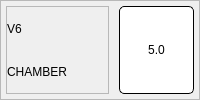
                       <widget class="QFrame" name="frame_91">
                        <property name="frameShape">
                         <enum>QFrame::StyledPanel</enum>
                        </property>
                        <property name="frameShadow">
                         <enum>QFrame::Raised</enum>
                        </property>
                        <layout class="QHBoxLayout" name="horizontalLayout_43" stretch="4,1">
                         <property name="spacing">
                          <number>10</number>
                         </property>
                         <property name="leftMargin">
                          <number>5</number>
                         </property>
                         <property name="topMargin">
                          <number>5</number>
                         </property>
                         <property name="rightMargin">
                          <number>5</number>
                         </property>
                         <property name="bottomMargin">
                          <number>5</number>
                         </property>
                         <item>
                          <widget class="QFrame" name="frame_92">
                           <property name="frameShape">
                            <enum>QFrame::StyledPanel</enum>
                           </property>
                           <property name="frameShadow">
                            <enum>QFrame::Raised</enum>
                           </property>
                           <layout class="QVBoxLayout" name="verticalLayout_62">
                            <property name="spacing">
                             <number>0</number>
                            </property>
                            <property name="leftMargin">
                             <number>0</number>
                            </property>
                            <property name="topMargin">
                             <number>0</number>
                            </property>
                            <property name="rightMargin">
                             <number>0</number>
                            </property>
                            <property name="bottomMargin">
                             <number>0</number>
                            </property>
                            <item>
                             <widget class="QLabel" name="label_100">
                              <property name="styleSheet">
                               <string notr="true">font: bold 28px &quot;Roboto&quot;;</string>
                              </property>
                              <property name="text">
                               <string>V6</string>
                              </property>
                             </widget>
                            </item>
                            <item>
                             <widget class="QLabel" name="label_101">
                              <property name="styleSheet">
                               <string notr="true">font:  20px &quot;Roboto&quot;;</string>
                              </property>
                              <property name="text">
                               <string>CHAMBER</string>
                              </property>
                             </widget>
                            </item>
                           </layout>
                          </widget>
                         </item>
                         <item>
                          <widget class="QPushButton" name="v6_button">
                           <property name="sizePolicy">
                            <sizepolicy hsizetype="Minimum" vsizetype="Minimum">
                             <horstretch>0</horstretch>
                             <verstretch>0</verstretch>
                            </sizepolicy>
                           </property>
                           <property name="minimumSize">
                            <size>
                             <width>75</width>
                             <height>40</height>
                            </size>
                           </property>
                           <property name="maximumSize">
                            <size>
                             <width>16777215</width>
                             <height>16777215</height>
                            </size>
                           </property>
                           <property name="styleSheet">
                            <string notr="true">background: #FFFFFF;
border: 1px solid #000000;
border-radius: 5px;
font:  bold 16px &quot;Roboto&quot;;</string>
                           </property>
                           <property name="text">
                            <string>5.0</string>
                           </property>
                          </widget>
                         </item>
                        </layout>
                       </widget>
